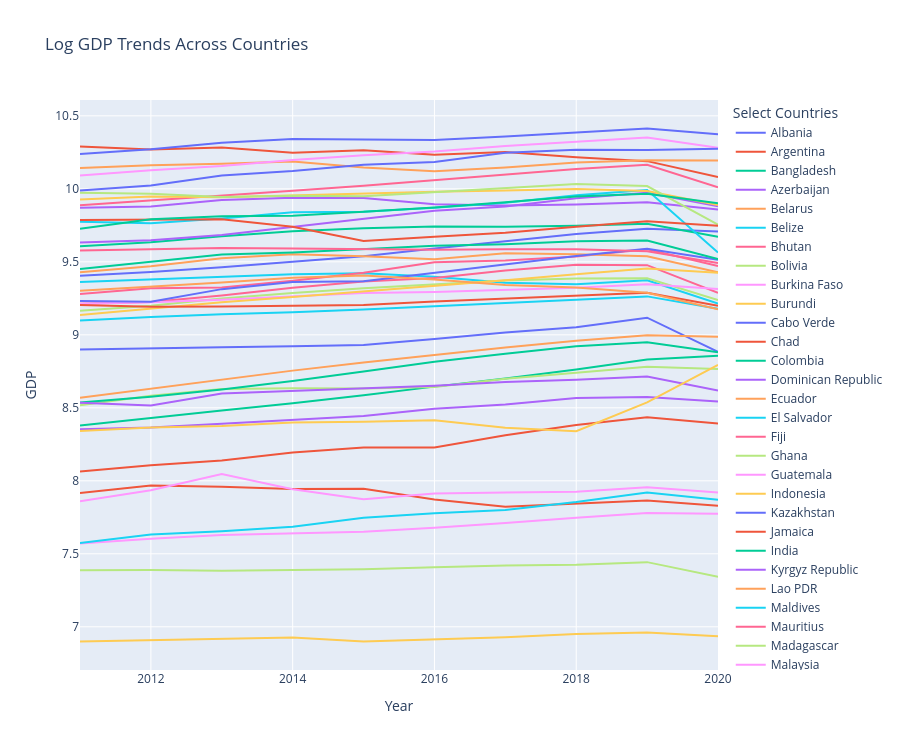

The notebook cell this image was saved under:
### Code cell
fig = px.line(
    GDP_long,
    x="Year",
    y="GDP",
    color="Country Name",
    title="Log GDP Trends Across Countries"
)

fig.update_layout(
    height=750,
    xaxis_title="Year",
    yaxis_title="GDP",
    legend_title="Select Countries"
)

fig.show()

### Figure 1 — Plotly figure (JSON) as saved in the notebook; plotly's stock layout.template omitted (floating-point values rounded to 4 significant figures)
{"data": [{"hovertemplate": "Country Name=Albania<br>Year=%{x}<br>GDP=%{y}<extra></extra>", "legendgroup": "Albania", "line": {"color": "#636efa", "dash": "solid"}, "marker": {"symbol": "circle"}, "mode": "lines", "name": "Albania", "orientation": "v", "showlegend": true, "type": "scatter", "x": [2011, 2012, 2013, 2014, 2015, 2016, 2017, 2018, 2019, 2020], "xaxis": "x", "y": [9.405, 9.431, 9.463, 9.501, 9.538, 9.592, 9.639, 9.691, 9.727, 9.709], "yaxis": "y"}, {"hovertemplate": "Country Name=Argentina<br>Year=%{x}<br>GDP=%{y}<extra></extra>", "legendgroup": "Argentina", "line": {"color": "#EF553B", "dash": "solid"}, "marker": {"symbol": "circle"}, "mode": "lines", "name": "Argentina", "orientation": "v", "showlegend": true, "type": "scatter", "x": [2011, 2012, 2013, 2014, 2015, 2016, 2017, 2018, 2019, 2020], "xaxis": "x", "y": [10.29, 10.27, 10.28, 10.25, 10.26, 10.23, 10.25, 10.22, 10.19, 10.08], "yaxis": "y"}, {"hovertemplate": "Country Name=Bangladesh<br>Year=%{x}<br>GDP=%{y}<extra></extra>", "legendgroup": "Bangladesh", "line": {"color": "#00cc96", "dash": "solid"}, "marker": {"symbol": "circle"}, "mode": "lines", "name": "Bangladesh", "orientation": "v", "showlegend": true, "type": "scatter", "x": [2011, 2012, 2013, 2014, 2015, 2016, 2017, 2018, 2019, 2020], "xaxis": "x", "y": [8.378, 8.432, 8.481, 8.531, 8.585, 8.645, 8.7, 8.763, 8.83, 8.856], "yaxis": "y"}, {"hovertemplate": "Country Name=Azerbaijan<br>Year=%{x}<br>GDP=%{y}<extra></extra>", "legendgroup": "Azerbaijan", "line": {"color": "#ab63fa", "dash": "solid"}, "marker": {"symbol": "circle"}, "mode": "lines", "name": "Azerbaijan", "orientation": "v", "showlegend": true, "type": "scatter", "x": [2011, 2012, 2013, 2014, 2015, 2016, 2017, 2018, 2019, 2020], "xaxis": "x", "y": [9.871, 9.879, 9.923, 9.938, 9.937, 9.895, 9.886, 9.893, 9.909, 9.859], "yaxis": "y"}, {"hovertemplate": "Country Name=Belarus<br>Year=%{x}<br>GDP=%{y}<extra></extra>", "legendgroup": "Belarus", "line": {"color": "#FFA15A", "dash": "solid"}, "marker": {"symbol": "circle"}, "mode": "lines", "name": "Belarus", "orientation": "v", "showlegend": true, "type": "scatter", "x": [2011, 2012, 2013, 2014, 2015, 2016, 2017, 2018, 2019, 2020], "xaxis": "x", "y": [10.14, 10.16, 10.17, 10.19, 10.15, 10.12, 10.15, 10.18, 10.2, 10.19], "yaxis": "y"}, {"hovertemplate": "Country Name=Belize<br>Year=%{x}<br>GDP=%{y}<extra></extra>", "legendgroup": "Belize", "line": {"color": "#19d3f3", "dash": "solid"}, "marker": {"symbol": "circle"}, "mode": "lines", "name": "Belize", "orientation": "v", "showlegend": true, "type": "scatter", "x": [2011, 2012, 2013, 2014, 2015, 2016, 2017, 2018, 2019, 2020], "xaxis": "x", "y": [9.362, 9.38, 9.398, 9.415, 9.421, 9.398, 9.356, 9.346, 9.373, 9.215], "yaxis": "y"}, {"hovertemplate": "Country Name=Bhutan<br>Year=%{x}<br>GDP=%{y}<extra></extra>", "legendgroup": "Bhutan", "line": {"color": "#FF6692", "dash": "solid"}, "marker": {"symbol": "circle"}, "mode": "lines", "name": "Bhutan", "orientation": "v", "showlegend": true, "type": "scatter", "x": [2011, 2012, 2013, 2014, 2015, 2016, 2017, 2018, 2019, 2020], "xaxis": "x", "y": [9.279, 9.319, 9.325, 9.371, 9.425, 9.497, 9.509, 9.536, 9.586, 9.471], "yaxis": "y"}, {"hovertemplate": "Country Name=Bolivia<br>Year=%{x}<br>GDP=%{y}<extra></extra>", "legendgroup": "Bolivia", "line": {"color": "#B6E880", "dash": "solid"}, "marker": {"symbol": "circle"}, "mode": "lines", "name": "Bolivia", "orientation": "v", "showlegend": true, "type": "scatter", "x": [2011, 2012, 2013, 2014, 2015, 2016, 2017, 2018, 2019, 2020], "xaxis": "x", "y": [9.165, 9.199, 9.249, 9.286, 9.319, 9.346, 9.372, 9.386, 9.387, 9.239], "yaxis": "y"}, {"hovertemplate": "Country Name=Burkina Faso<br>Year=%{x}<br>GDP=%{y}<extra></extra>", "legendgroup": "Burkina Faso", "line": {"color": "#FF97FF", "dash": "solid"}, "marker": {"symbol": "circle"}, "mode": "lines", "name": "Burkina Faso", "orientation": "v", "showlegend": true, "type": "scatter", "x": [2011, 2012, 2013, 2014, 2015, 2016, 2017, 2018, 2019, 2020], "xaxis": "x", "y": [7.57, 7.603, 7.629, 7.642, 7.651, 7.679, 7.711, 7.748, 7.78, 7.775], "yaxis": "y"}, {"hovertemplate": "Country Name=Burundi<br>Year=%{x}<br>GDP=%{y}<extra></extra>", "legendgroup": "Burundi", "line": {"color": "#FECB52", "dash": "solid"}, "marker": {"symbol": "circle"}, "mode": "lines", "name": "Burundi", "orientation": "v", "showlegend": true, "type": "scatter", "x": [2011, 2012, 2013, 2014, 2015, 2016, 2017, 2018, 2019, 2020], "xaxis": "x", "y": [6.899, 6.907, 6.919, 6.927, 6.9, 6.914, 6.928, 6.95, 6.961, 6.935], "yaxis": "y"}, {"hovertemplate": "Country Name=Cabo Verde<br>Year=%{x}<br>GDP=%{y}<extra></extra>", "legendgroup": "Cabo Verde", "line": {"color": "#636efa", "dash": "solid"}, "marker": {"symbol": "circle"}, "mode": "lines", "name": "Cabo Verde", "orientation": "v", "showlegend": true, "type": "scatter", "x": [2011, 2012, 2013, 2014, 2015, 2016, 2017, 2018, 2019, 2020], "xaxis": "x", "y": [8.899, 8.909, 8.915, 8.921, 8.931, 8.972, 9.016, 9.051, 9.117, 8.883], "yaxis": "y"}, {"hovertemplate": "Country Name=Chad<br>Year=%{x}<br>GDP=%{y}<extra></extra>", "legendgroup": "Chad", "line": {"color": "#EF553B", "dash": "solid"}, "marker": {"symbol": "circle"}, "mode": "lines", "name": "Chad", "orientation": "v", "showlegend": true, "type": "scatter", "x": [2011, 2012, 2013, 2014, 2015, 2016, 2017, 2018, 2019, 2020], "xaxis": "x", "y": [7.916, 7.968, 7.96, 7.945, 7.945, 7.872, 7.823, 7.845, 7.865, 7.829], "yaxis": "y"}, {"hovertemplate": "Country Name=Colombia<br>Year=%{x}<br>GDP=%{y}<extra></extra>", "legendgroup": "Colombia", "line": {"color": "#00cc96", "dash": "solid"}, "marker": {"symbol": "circle"}, "mode": "lines", "name": "Colombia", "orientation": "v", "showlegend": true, "type": "scatter", "x": [2011, 2012, 2013, 2014, 2015, 2016, 2017, 2018, 2019, 2020], "xaxis": "x", "y": [9.606, 9.634, 9.675, 9.71, 9.73, 9.741, 9.74, 9.747, 9.761, 9.672], "yaxis": "y"}, {"hovertemplate": "Country Name=Dominican Republic<br>Year=%{x}<br>GDP=%{y}<extra></extra>", "legendgroup": "Dominican Republic", "line": {"color": "#ab63fa", "dash": "solid"}, "marker": {"symbol": "circle"}, "mode": "lines", "name": "Dominican Republic", "orientation": "v", "showlegend": true, "type": "scatter", "x": [2011, 2012, 2013, 2014, 2015, 2016, 2017, 2018, 2019, 2020], "xaxis": "x", "y": [9.633, 9.648, 9.684, 9.741, 9.797, 9.851, 9.878, 9.936, 9.974, 9.88], "yaxis": "y"}, {"hovertemplate": "Country Name=Ecuador<br>Year=%{x}<br>GDP=%{y}<extra></extra>", "legendgroup": "Ecuador", "line": {"color": "#FFA15A", "dash": "solid"}, "marker": {"symbol": "circle"}, "mode": "lines", "name": "Ecuador", "orientation": "v", "showlegend": true, "type": "scatter", "x": [2011, 2012, 2013, 2014, 2015, 2016, 2017, 2018, 2019, 2020], "xaxis": "x", "y": [9.429, 9.47, 9.524, 9.551, 9.538, 9.517, 9.56, 9.553, 9.538, 9.429], "yaxis": "y"}, {"hovertemplate": "Country Name=El Salvador<br>Year=%{x}<br>GDP=%{y}<extra></extra>", "legendgroup": "El Salvador", "line": {"color": "#19d3f3", "dash": "solid"}, "marker": {"symbol": "circle"}, "mode": "lines", "name": "El Salvador", "orientation": "v", "showlegend": true, "type": "scatter", "x": [2011, 2012, 2013, 2014, 2015, 2016, 2017, 2018, 2019, 2020], "xaxis": "x", "y": [9.099, 9.123, 9.141, 9.154, 9.174, 9.197, 9.217, 9.24, 9.263, 9.179], "yaxis": "y"}, {"hovertemplate": "Country Name=Fiji<br>Year=%{x}<br>GDP=%{y}<extra></extra>", "legendgroup": "Fiji", "line": {"color": "#FF6692", "dash": "solid"}, "marker": {"symbol": "circle"}, "mode": "lines", "name": "Fiji", "orientation": "v", "showlegend": true, "type": "scatter", "x": [2011, 2012, 2013, 2014, 2015, 2016, 2017, 2018, 2019, 2020], "xaxis": "x", "y": [9.212, 9.224, 9.269, 9.322, 9.365, 9.389, 9.441, 9.48, 9.477, 9.288], "yaxis": "y"}, {"hovertemplate": "Country Name=Ghana<br>Year=%{x}<br>GDP=%{y}<extra></extra>", "legendgroup": "Ghana", "line": {"color": "#B6E880", "dash": "solid"}, "marker": {"symbol": "circle"}, "mode": "lines", "name": "Ghana", "orientation": "v", "showlegend": true, "type": "scatter", "x": [2011, 2012, 2013, 2014, 2015, 2016, 2017, 2018, 2019, 2020], "xaxis": "x", "y": [8.518, 8.583, 8.629, 8.634, 8.632, 8.642, 8.698, 8.738, 8.781, 8.766], "yaxis": "y"}, {"hovertemplate": "Country Name=Guatemala<br>Year=%{x}<br>GDP=%{y}<extra></extra>", "legendgroup": "Guatemala", "line": {"color": "#FF97FF", "dash": "solid"}, "marker": {"symbol": "circle"}, "mode": "lines", "name": "Guatemala", "orientation": "v", "showlegend": true, "type": "scatter", "x": [2011, 2012, 2013, 2014, 2015, 2016, 2017, 2018, 2019, 2020], "xaxis": "x", "y": [9.214, 9.223, 9.24, 9.264, 9.286, 9.294, 9.306, 9.323, 9.347, 9.314], "yaxis": "y"}, {"hovertemplate": "Country Name=Indonesia<br>Year=%{x}<br>GDP=%{y}<extra></extra>", "legendgroup": "Indonesia", "line": {"color": "#FECB52", "dash": "solid"}, "marker": {"symbol": "circle"}, "mode": "lines", "name": "Indonesia", "orientation": "v", "showlegend": true, "type": "scatter", "x": [2011, 2012, 2013, 2014, 2015, 2016, 2017, 2018, 2019, 2020], "xaxis": "x", "y": [9.135, 9.181, 9.222, 9.26, 9.296, 9.334, 9.374, 9.414, 9.454, 9.425], "yaxis": "y"}, {"hovertemplate": "Country Name=Kazakhstan<br>Year=%{x}<br>GDP=%{y}<extra></extra>", "legendgroup": "Kazakhstan", "line": {"color": "#636efa", "dash": "solid"}, "marker": {"symbol": "circle"}, "mode": "lines", "name": "Kazakhstan", "orientation": "v", "showlegend": true, "type": "scatter", "x": [2011, 2012, 2013, 2014, 2015, 2016, 2017, 2018, 2019, 2020], "xaxis": "x", "y": [10.24, 10.27, 10.31, 10.34, 10.34, 10.33, 10.36, 10.38, 10.41, 10.37], "yaxis": "y"}, {"hovertemplate": "Country Name=Jamaica<br>Year=%{x}<br>GDP=%{y}<extra></extra>", "legendgroup": "Jamaica", "line": {"color": "#EF553B", "dash": "solid"}, "marker": {"symbol": "circle"}, "mode": "lines", "name": "Jamaica", "orientation": "v", "showlegend": true, "type": "scatter", "x": [2011, 2012, 2013, 2014, 2015, 2016, 2017, 2018, 2019, 2020], "xaxis": "x", "y": [9.204, 9.193, 9.194, 9.197, 9.204, 9.228, 9.249, 9.272, 9.289, 9.199], "yaxis": "y"}, {"hovertemplate": "Country Name=India<br>Year=%{x}<br>GDP=%{y}<extra></extra>", "legendgroup": "India", "line": {"color": "#00cc96", "dash": "solid"}, "marker": {"symbol": "circle"}, "mode": "lines", "name": "India", "orientation": "v", "showlegend": true, "type": "scatter", "x": [2011, 2012, 2013, 2014, 2015, 2016, 2017, 2018, 2019, 2020], "xaxis": "x", "y": [8.537, 8.576, 8.625, 8.684, 8.749, 8.816, 8.87, 8.922, 8.949, 8.88], "yaxis": "y"}, {"hovertemplate": "Country Name=Kyrgyz Republic<br>Year=%{x}<br>GDP=%{y}<extra></extra>", "legendgroup": "Kyrgyz Republic", "line": {"color": "#ab63fa", "dash": "solid"}, "marker": {"symbol": "circle"}, "mode": "lines", "name": "Kyrgyz Republic", "orientation": "v", "showlegend": true, "type": "scatter", "x": [2011, 2012, 2013, 2014, 2015, 2016, 2017, 2018, 2019, 2020], "xaxis": "x", "y": [8.536, 8.516, 8.598, 8.615, 8.631, 8.651, 8.676, 8.691, 8.714, 8.619], "yaxis": "y"}, {"hovertemplate": "Country Name=Lao PDR<br>Year=%{x}<br>GDP=%{y}<extra></extra>", "legendgroup": "Lao PDR", "line": {"color": "#FFA15A", "dash": "solid"}, "marker": {"symbol": "circle"}, "mode": "lines", "name": "Lao PDR", "orientation": "v", "showlegend": true, "type": "scatter", "x": [2011, 2012, 2013, 2014, 2015, 2016, 2017, 2018, 2019, 2020], "xaxis": "x", "y": [8.569, 8.632, 8.695, 8.755, 8.81, 8.863, 8.914, 8.959, 8.997, 8.987], "yaxis": "y"}, {"hovertemplate": "Country Name=Maldives<br>Year=%{x}<br>GDP=%{y}<extra></extra>", "legendgroup": "Maldives", "line": {"color": "#19d3f3", "dash": "solid"}, "marker": {"symbol": "circle"}, "mode": "lines", "name": "Maldives", "orientation": "v", "showlegend": true, "type": "scatter", "x": [2011, 2012, 2013, 2014, 2015, 2016, 2017, 2018, 2019, 2020], "xaxis": "x", "y": [9.775, 9.764, 9.797, 9.84, 9.843, 9.87, 9.905, 9.956, 9.992, 9.564], "yaxis": "y"}, {"hovertemplate": "Country Name=Mauritius<br>Year=%{x}<br>GDP=%{y}<extra></extra>", "legendgroup": "Mauritius", "line": {"color": "#FF6692", "dash": "solid"}, "marker": {"symbol": "circle"}, "mode": "lines", "name": "Mauritius", "orientation": "v", "showlegend": true, "type": "scatter", "x": [2011, 2012, 2013, 2014, 2015, 2016, 2017, 2018, 2019, 2020], "xaxis": "x", "y": [9.887, 9.919, 9.95, 9.986, 10.02, 10.06, 10.1, 10.14, 10.16, 10.01], "yaxis": "y"}, {"hovertemplate": "Country Name=Madagascar<br>Year=%{x}<br>GDP=%{y}<extra></extra>", "legendgroup": "Madagascar", "line": {"color": "#B6E880", "dash": "solid"}, "marker": {"symbol": "circle"}, "mode": "lines", "name": "Madagascar", "orientation": "v", "showlegend": true, "type": "scatter", "x": [2011, 2012, 2013, 2014, 2015, 2016, 2017, 2018, 2019, 2020], "xaxis": "x", "y": [7.387, 7.389, 7.384, 7.39, 7.395, 7.408, 7.42, 7.426, 7.443, 7.343], "yaxis": "y"}, {"hovertemplate": "Country Name=Malaysia<br>Year=%{x}<br>GDP=%{y}<extra></extra>", "legendgroup": "Malaysia", "line": {"color": "#FF97FF", "dash": "solid"}, "marker": {"symbol": "circle"}, "mode": "lines", "name": "Malaysia", "orientation": "v", "showlegend": true, "type": "scatter", "x": [2011, 2012, 2013, 2014, 2015, 2016, 2017, 2018, 2019, 2020], "xaxis": "x", "y": [10.09, 10.13, 10.16, 10.2, 10.23, 10.26, 10.29, 10.32, 10.35, 10.28], "yaxis": "y"}, {"hovertemplate": "Country Name=Mexico<br>Year=%{x}<br>GDP=%{y}<extra></extra>", "legendgroup": "Mexico", "line": {"color": "#FECB52", "dash": "solid"}, "marker": {"symbol": "circle"}, "mode": "lines", "name": "Mexico", "orientation": "v", "showlegend": true, "type": "scatter", "x": [2011, 2012, 2013, 2014, 2015, 2016, 2017, 2018, 2019, 2020], "xaxis": "x", "y": [9.926, 9.947, 9.943, 9.956, 9.972, 9.979, 9.989, 9.999, 9.985, 9.89], "yaxis": "y"}, {"hovertemplate": "Country Name=Moldova<br>Year=%{x}<br>GDP=%{y}<extra></extra>", "legendgroup": "Moldova", "line": {"color": "#636efa", "dash": "solid"}, "marker": {"symbol": "circle"}, "mode": "lines", "name": "Moldova", "orientation": "v", "showlegend": true, "type": "scatter", "x": [2011, 2012, 2013, 2014, 2015, 2016, 2017, 2018, 2019, 2020], "xaxis": "x", "y": [9.232, 9.226, 9.313, 9.362, 9.367, 9.424, 9.482, 9.539, 9.59, 9.515], "yaxis": "y"}, {"hovertemplate": "Country Name=Nepal<br>Year=%{x}<br>GDP=%{y}<extra></extra>", "legendgroup": "Nepal", "line": {"color": "#EF553B", "dash": "solid"}, "marker": {"symbol": "circle"}, "mode": "lines", "name": "Nepal", "orientation": "v", "showlegend": true, "type": "scatter", "x": [2011, 2012, 2013, 2014, 2015, 2016, 2017, 2018, 2019, 2020], "xaxis": "x", "y": [8.064, 8.107, 8.139, 8.195, 8.228, 8.228, 8.312, 8.383, 8.435, 8.392], "yaxis": "y"}, {"hovertemplate": "Country Name=Peru<br>Year=%{x}<br>GDP=%{y}<extra></extra>", "legendgroup": "Peru", "line": {"color": "#00cc96", "dash": "solid"}, "marker": {"symbol": "circle"}, "mode": "lines", "name": "Peru", "orientation": "v", "showlegend": true, "type": "scatter", "x": [2011, 2012, 2013, 2014, 2015, 2016, 2017, 2018, 2019, 2020], "xaxis": "x", "y": [9.451, 9.503, 9.55, 9.564, 9.585, 9.61, 9.62, 9.641, 9.646, 9.518], "yaxis": "y"}, {"hovertemplate": "Country Name=Pakistan<br>Year=%{x}<br>GDP=%{y}<extra></extra>", "legendgroup": "Pakistan", "line": {"color": "#ab63fa", "dash": "solid"}, "marker": {"symbol": "circle"}, "mode": "lines", "name": "Pakistan", "orientation": "v", "showlegend": true, "type": "scatter", "x": [2011, 2012, 2013, 2014, 2015, 2016, 2017, 2018, 2019, 2020], "xaxis": "x", "y": [8.354, 8.365, 8.391, 8.416, 8.444, 8.494, 8.523, 8.567, 8.575, 8.544], "yaxis": "y"}, {"hovertemplate": "Country Name=Namibia<br>Year=%{x}<br>GDP=%{y}<extra></extra>", "legendgroup": "Namibia", "line": {"color": "#FFA15A", "dash": "solid"}, "marker": {"symbol": "circle"}, "mode": "lines", "name": "Namibia", "orientation": "v", "showlegend": true, "type": "scatter", "x": [2011, 2012, 2013, 2014, 2015, 2016, 2017, 2018, 2019, 2020], "xaxis": "x", "y": [9.302, 9.33, 9.358, 9.391, 9.406, 9.38, 9.342, 9.325, 9.289, 9.175], "yaxis": "y"}, {"hovertemplate": "Country Name=Rwanda<br>Year=%{x}<br>GDP=%{y}<extra></extra>", "legendgroup": "Rwanda", "line": {"color": "#19d3f3", "dash": "solid"}, "marker": {"symbol": "circle"}, "mode": "lines", "name": "Rwanda", "orientation": "v", "showlegend": true, "type": "scatter", "x": [2011, 2012, 2013, 2014, 2015, 2016, 2017, 2018, 2019, 2020], "xaxis": "x", "y": [7.573, 7.632, 7.654, 7.685, 7.746, 7.778, 7.8, 7.855, 7.921, 7.87], "yaxis": "y"}, {"hovertemplate": "Country Name=South Africa<br>Year=%{x}<br>GDP=%{y}<extra></extra>", "legendgroup": "South Africa", "line": {"color": "#FF6692", "dash": "solid"}, "marker": {"symbol": "circle"}, "mode": "lines", "name": "South Africa", "orientation": "v", "showlegend": true, "type": "scatter", "x": [2011, 2012, 2013, 2014, 2015, 2016, 2017, 2018, 2019, 2020], "xaxis": "x", "y": [9.577, 9.586, 9.594, 9.592, 9.585, 9.582, 9.587, 9.586, 9.572, 9.492], "yaxis": "y"}, {"hovertemplate": "Country Name=St. Lucia<br>Year=%{x}<br>GDP=%{y}<extra></extra>", "legendgroup": "St. Lucia", "line": {"color": "#B6E880", "dash": "solid"}, "marker": {"symbol": "circle"}, "mode": "lines", "name": "St. Lucia", "orientation": "v", "showlegend": true, "type": "scatter", "x": [2011, 2012, 2013, 2014, 2015, 2016, 2017, 2018, 2019, 2020], "xaxis": "x", "y": [9.973, 9.967, 9.944, 9.953, 9.949, 9.979, 10.01, 10.03, 10.02, 9.755], "yaxis": "y"}, {"hovertemplate": "Country Name=Sierra Leone<br>Year=%{x}<br>GDP=%{y}<extra></extra>", "legendgroup": "Sierra Leone", "line": {"color": "#FF97FF", "dash": "solid"}, "marker": {"symbol": "circle"}, "mode": "lines", "name": "Sierra Leone", "orientation": "v", "showlegend": true, "type": "scatter", "x": [2011, 2012, 2013, 2014, 2015, 2016, 2017, 2018, 2019, 2020], "xaxis": "x", "y": [7.86, 7.935, 8.047, 7.942, 7.874, 7.913, 7.921, 7.926, 7.956, 7.92], "yaxis": "y"}, {"hovertemplate": "Country Name=Timor-Leste<br>Year=%{x}<br>GDP=%{y}<extra></extra>", "legendgroup": "Timor-Leste", "line": {"color": "#FECB52", "dash": "solid"}, "marker": {"symbol": "circle"}, "mode": "lines", "name": "Timor-Leste", "orientation": "v", "showlegend": true, "type": "scatter", "x": [2011, 2012, 2013, 2014, 2015, 2016, 2017, 2018, 2019, 2020], "xaxis": "x", "y": [8.34, 8.366, 8.376, 8.4, 8.405, 8.415, 8.364, 8.34, 8.538, 8.794], "yaxis": "y"}, {"hovertemplate": "Country Name=Turkiye<br>Year=%{x}<br>GDP=%{y}<extra></extra>", "legendgroup": "Turkiye", "line": {"color": "#636efa", "dash": "solid"}, "marker": {"symbol": "circle"}, "mode": "lines", "name": "Turkiye", "orientation": "v", "showlegend": true, "type": "scatter", "x": [2011, 2012, 2013, 2014, 2015, 2016, 2017, 2018, 2019, 2020], "xaxis": "x", "y": [9.988, 10.02, 10.09, 10.12, 10.17, 10.18, 10.25, 10.27, 10.27, 10.27], "yaxis": "y"}, {"hovertemplate": "Country Name=Ukraine<br>Year=%{x}<br>GDP=%{y}<extra></extra>", "legendgroup": "Ukraine", "line": {"color": "#EF553B", "dash": "solid"}, "marker": {"symbol": "circle"}, "mode": "lines", "name": "Ukraine", "orientation": "v", "showlegend": true, "type": "scatter", "x": [2011, 2012, 2013, 2014, 2015, 2016, 2017, 2018, 2019, 2020], "xaxis": "x", "y": [9.786, 9.79, 9.792, 9.74, 9.642, 9.671, 9.7, 9.74, 9.778, 9.746], "yaxis": "y"}, {"hovertemplate": "Country Name=Thailand<br>Year=%{x}<br>GDP=%{y}<extra></extra>", "legendgroup": "Thailand", "line": {"color": "#00cc96", "dash": "solid"}, "marker": {"symbol": "circle"}, "mode": "lines", "name": "Thailand", "orientation": "v", "showlegend": true, "type": "scatter", "x": [2011, 2012, 2013, 2014, 2015, 2016, 2017, 2018, 2019, 2020], "xaxis": "x", "y": [9.727, 9.791, 9.812, 9.816, 9.842, 9.872, 9.908, 9.947, 9.966, 9.901], "yaxis": "y"}], "layout": {"height": 750, "legend": {"title": {"text": "Select Countries"}, "tracegroupgap": 0}, "title": {"text": "Log GDP Trends Across Countries"}, "xaxis": {"anchor": "y", "domain": [0, 1], "title": {"text": "Year"}}, "yaxis": {"anchor": "x", "domain": [0, 1], "title": {"text": "GDP"}}}}
